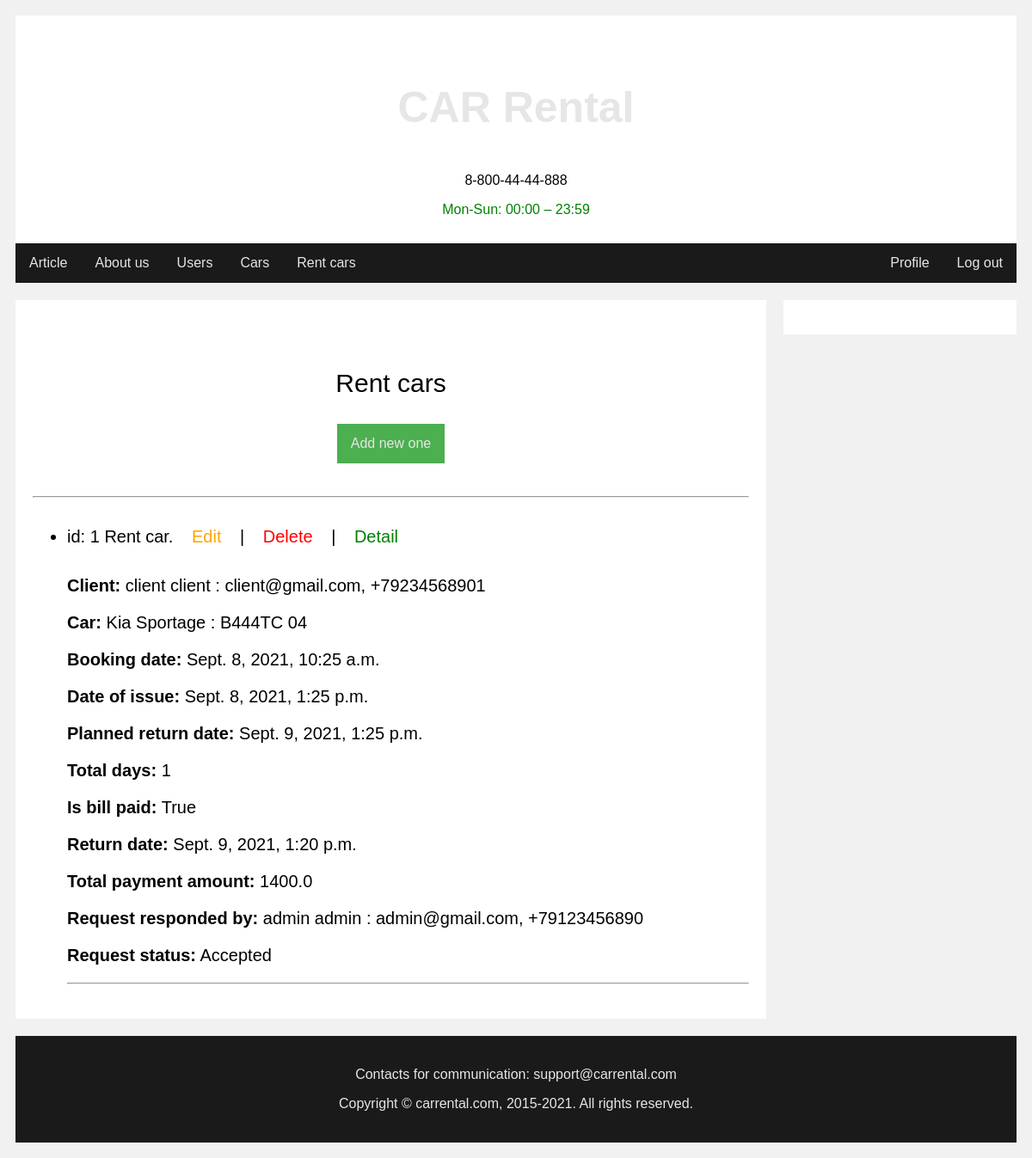
The app's page /attach/rent_car/list/ with its own data.
### b_car_rental/models.py (models this page shows, shortened)
class RentCar(models.Model):
    id = models.BigAutoField(
        auto_created=True,
        primary_key=True,
        serialize=False,
        verbose_name='ID',
        db_column='id'
    )
    client = models.ForeignKey(
        settings.AUTH_USER_MODEL,
        on_delete=models.CASCADE,
        verbose_name='Client',
        db_column='client'
    )
    car = models.ForeignKey(
        Car,
        on_delete=models.CASCADE,
        verbose_name='Car',
        db_column='car'
    )
    booking_date = models.DateTimeField(
        default=timezone.now,
        verbose_name='Booking date',
        db_column='booking_date'
    )
    date_of_issue = models.DateTimeField(
        verbose_name='Date of issue',
        db_column='date_of_issue'
    )
    planned_return_date = models.DateTimeField(
        verbose_name='Planned return date',
        db_column='planned_return_date'
    )
    total_days = models.IntegerField(
        null=True,
        blank=True,
        verbose_name='Total days',
        db_column='total_days'
    )
    is_bill_paid = models.BooleanField(
        default=False,
        verbose_name='is bill paid',
        db_column='is_bill_paid'
    )
    return_date = models.DateTimeField(
        null=True,
        blank=True,
        verbose_name='Return date',
        db_column='return_date'
    )
    total_payment_amount = models.FloatField(
        null=True,
        blank=True,
        verbose_name='Total payment amount',
        db_column='total_payment_amount'
    )
    request_responded_by = models.ForeignKey(
        settings.AUTH_USER_MODEL,
        on_delete=models.CASCADE,
        blank=True,
        null=True,
        related_name='workers',
        verbose_name='Request responded by',
        db_column='request_responded_by'
    )
    REQUEST_STATUS_CHOICES = [
        ('Pending', 'Pending'),
        ('Accepted', 'Accepted'),
        ('Declined', 'Declined'),
    ]
    request_status = models.CharField(
        max_length=30,
        choices=REQUEST_STATUS_CHOICES,
        default="Pending",
        verbose_name='Request status',
        db_column='request_status'
    )
    class Meta:
        verbose_name = 'rent car'
        verbose_name_plural = 'Rent cars'
        db_table = 'rent_cars'

class Car(models.Model):
    id = models.BigAutoField(
        auto_created=True,
        primary_key=True,
        serialize=False,
        verbose_name='ID',
        db_column='id'
    )
    brand = models.CharField(
        max_length=255,
        verbose_name='Brand',
        db_column='brand'
    )
    model = models.CharField(
        max_length=255,
        verbose_name='Model',
        db_column='model'
    )
    BODY_TYPE_CHOICES = [
        ('Convertible', 'Convertible'),
        ('Coupe', 'Coupe'),
        ('SUV', 'SUV'),
        ('Sedan', 'Sedan'),
        ('Truck', 'Truck'),
        ('Van', 'Van'),
        ('Wagon', 'Wagon'),
        ('Hatchback', 'Hatchback'),
        ('Hybrid', 'Hybrid'),
        ('Electric', 'Electric'),
    ]
    body_type = models.CharField(
        max_length=20,
        choices=BODY_TYPE_CHOICES,
        verbose_name='Body type',
        db_column='body_type'
    )
    year_of_issue = models.IntegerField(
        choices=YEAR_CHOICES,
        default=datetime.datetime.now().year,
        verbose_name='Year of issue',
        db_column='year_of_issue'
    )
    color = models.CharField(
        max_length=255,
        verbose_name='Color',
        db_column='color'
    )
    engine_volume = models.FloatField()
    power = models.IntegerField()
    FUEL_TYPE_CHOICES = [
        ('Gasoline', 'Gasoline'),
        ('Diesel', 'Diesel'),
        ('Electricity', 'Electricity'),
    ]
    fuel_type = models.CharField(
        max_length=12,
        choices=FUEL_TYPE_CHOICES,
        verbose_name='Fuel type',
        db_column='fuel_type'
    )
    TRANSMISSION_TYPE_CHOICES = [
        ('Automatic', 'Automatic'),
        ('Manual', 'Manual'),
        ('Automated Manual', 'Automated Manual'),
        ('Continuously Variable', 'Continuously Variable'),
    ]
    transmission_type = models.CharField(
        max_length=30,
        choices=TRANSMISSION_TYPE_CHOICES,
        verbose_name='Transmission type',
        db_column='transmission_type'
    )
    CAR_DRIVE_TYPE_CHOICES = [
        ('FWD', 'FWD'),
        ('RWD', 'RWD'),
        ('AWD', 'AWD'),
        ('4WD', '4WD'),
    ]
    car_drive_type = models.CharField(
        max_length=35,
        choices=CAR_DRIVE_TYPE_CHOICES,
        verbose_name='Car drive type',
        db_column='car_drive_type'
    )
    license_plate = models.CharField(
        max_length=10,
        unique=True,
        verbose_name='License plate',
        db_column='license_plate'
    )
    number_of_seats = models.IntegerField()
    description = models.CharField(
        max_length=255,
        verbose_name='Description',
        db_column='description'
    )
    price = models.FloatField()
    CAR_STATUS_CHOICES = [
        ('Available', 'Available'),
        ('Reserved', 'Reserved'),
        ('Rented', 'Rented'),
        ('Maintenance', 'Maintenance'),
    ]
    car_status = models.CharField(
        max_length=12,
        choices=CAR_STATUS_CHOICES,
        default='Available',
        verbose_name='Car status',
        db_column='car_status'
    )
    publishing_date = models.DateTimeField(
        default=timezone.now,
        verbose_name='Publishing date',
        db_column='publishing_date'
    )
    published_by = models.ForeignKey(
        settings.AUTH_USER_MODEL,
        on_delete=models.CASCADE,
        verbose_name='Published by',
        db_column='published_by'
    )
    class Meta:
        verbose_name = 'car'
        verbose_name_plural = 'Cars'
        db_table = 'cars'
    def __str__(self):
        return f'{self.brand} {self.model} : {self.license_plate}'

### b_user/models.py (models this page shows)
class User(AbstractUser):
    id = models.BigAutoField(
        auto_created=True,
        primary_key=True,
        serialize=False,
        verbose_name='ID',
        db_column='id'
    )
    username = models.CharField(
        error_messages={'unique': 'A user with that username already exists.'},
        help_text='Required. 150 characters or fewer. Letters, digits and @/./+/-/_ only.',
        max_length=150,
        unique=True,
        validators=[UnicodeUsernameValidator()],
        verbose_name='username'
    )
    email = models.EmailField(
        unique=True,
        verbose_name='Email',
        db_column='email'
    )
    password = models.CharField(
        max_length=128,
        validators=[MinLengthValidator(4)],
        verbose_name='Password',
        db_column='password'
    )
    last_login = models.DateTimeField(
        blank=True,
        null=True,
        verbose_name='last login'
    )
    is_superuser = models.BooleanField(
        default=False,
        help_text='Designates that this user has all permissions without explicitly assigning them.',
        verbose_name='superuser status'
    )
    is_staff = models.BooleanField(
        default=False,
        help_text='Designates whether the user can log into this admin site.',
        verbose_name='staff status'
    )
    is_active = models.BooleanField(
        default=True,
        help_text='Designates whether this user should be treated as active. Unselect this instead of deleting accounts.',
        verbose_name='active'
    )
    date_joined = models.DateTimeField(
        default=timezone.now,
        verbose_name='date joined',
        db_column='date_joined'
    )
    ALPHA = RegexValidator(r'^[a-zA-Zа-яА-Я]*$', 'Only alpha characters are allowed.')
    last_name = models.CharField(
        max_length=60,
        validators=[ALPHA],
        verbose_name='Last name',
        db_column='last_name'
    )
    first_name = models.CharField(
        max_length=60,
        validators=[ALPHA],
        verbose_name='First name',
        db_column='first_name'
    )
    patronymic = models.CharField(
        max_length=60,
        validators=[ALPHA],
        null=True,
        blank=True,
        verbose_name='Patronymic',
        db_column='patronymic'
    )
    date_of_birth = models.DateField(
        verbose_name='Date of birth',
        db_column='date_of_birth'
    )
    GENDER = [
        ('Male', 'Male'),
        ('Female', 'Female'),
        ('Other', 'Other'),
    ]
    gender = models.CharField(
        max_length=7,
        choices=GENDER,
        verbose_name='Gender',
        db_column='gender'
    )
    NUMERIC = RegexValidator(r'^[0-9+]*$', 'Only numeric characters are allowed.')
    phone_number = models.CharField(
        max_length=12,
        validators=[MinLengthValidator(12), NUMERIC],
        unique=True,
        verbose_name='Phone number',
        db_column='phone_number'
    )
    class Meta:
        verbose_name = 'user'
        verbose_name_plural = 'Users'
        db_table = 'users'
    def __str__(self):
        return f'{self.first_name} {self.last_name} : {self.email}, {self.phone_number}'

### b_car_rental/views.py (the view)
# urls.py: path('attach/rent_car/list/', SuperRentCarListView.as_view(), name='rent_car_list'),
class SuperRentCarListView(ListView):
    model = RentCar
    template_name = 'b_car_rental/list_view/super_rent_car_list.html'

### templates/b_car_rental/list_view/super_rent_car_list.html
{% extends 'website/base_site_1.html' %} {% load crispy_forms_tags %} {% block title %} Rent cars {% endblock title %} {% block left_main %}
<div>
    <div class='header'>
        <p style="font-size: 30px">Rent cars</p>
        <a href="/attach/rent_car/create/" class='active'>Add new one</a>
    </div>
    <hr />
    <ul style="font-size: 20px">
        {% for object in object_list %}
        <li>id: {{ object.id }} Rent car.
            <a href="/attach/rent_car/{{ object.id }}/update/" style="color: orange">Edit</a> | <a href="/attach/rent_car/{{ object.id }}/delete/" style="color: red">Delete</a> | <a href="/attach/rent_car/{{ object.id }}/detail/" style="color: green">Detail</a>
            <p><strong>Client:</strong> {{ object.client }}</p>
            <p><strong>Car:</strong> {{ object.car }}</p>
            <p><strong>Booking date:</strong> {{ object.booking_date }}</p>
            <p><strong>Date of issue:</strong> {{ object.date_of_issue }}</p>
            <p><strong>Planned return date:</strong> {{ object.planned_return_date }}</p>
            <p><strong>Total days:</strong> {{ object.total_days }}</p>
            <p><strong>Is bill paid:</strong> {{ object.is_bill_paid }}</p>
            <p><strong>Return date:</strong> {{ object.return_date }}</p>
            <p><strong>Total payment amount:</strong> {{ object.total_payment_amount }}</p>
            <p><strong>Request responded by:</strong> {{ object.request_responded_by }}</p>
            <p><strong>Request status:</strong> {{ object.request_status }}</p>
        </li>
        <hr />
        {% empty %}
        <li>No rent cars yet.</li>
        {% endfor %}
    </ul>
</div>
{% endblock left_main %} {% block right_main %} {% endblock right_main %}

### templates/website/base_site_1.html (style rules this page uses)
* { box-sizing: border-box; }
body { font-family: Arial; padding: 10px; background: #f1f1f1; }
.header { padding: 30px; text-align: center; background: white; }
a, .dropbtn { display: inline-block; color: #e6e6e6; text-align: center; padding: 14px 16px; text-decoration: none; }
.active { background-color: #4CAF50; }

### records on screen
RentCar: id "1", client "client client : client@gmail.com, +79234568901", car "Kia Sportage : B444TC 04", booking_date "Sept. 8, 2021, 10:25 a.m.", date_of_issue "Sept. 8, 2021, 1:25 p.m.", planned_return_date "Sept. 9, 2021, 1:25 p.m.", total_days "1", is_bill_paid "True", return_date "Sept. 9, 2021, 1:20 p.m.", total_payment_amount "1400.0", request_responded_by "admin admin : admin@gmail.com, +79123456890", request_status "Accepted"
